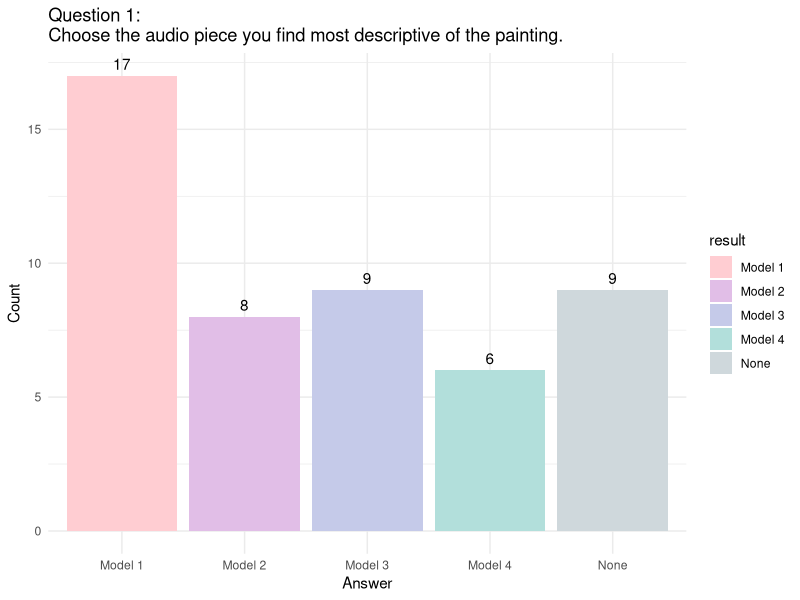
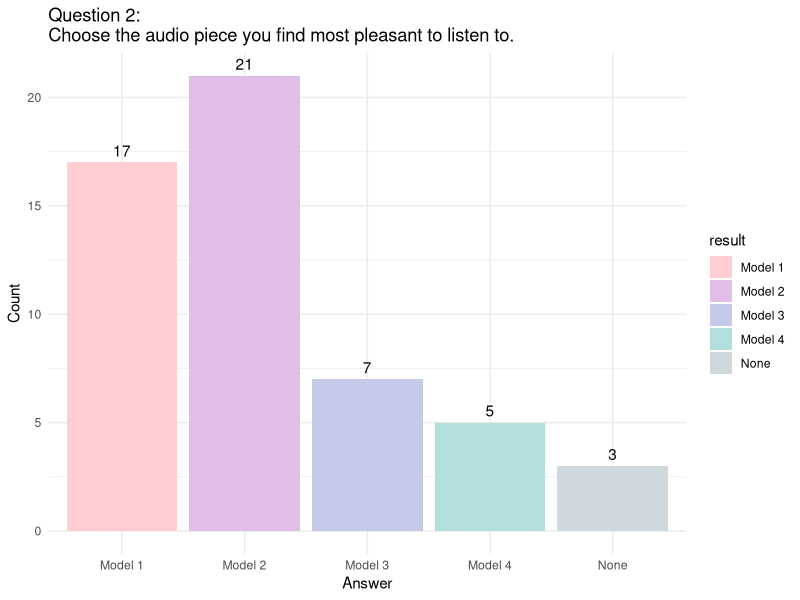
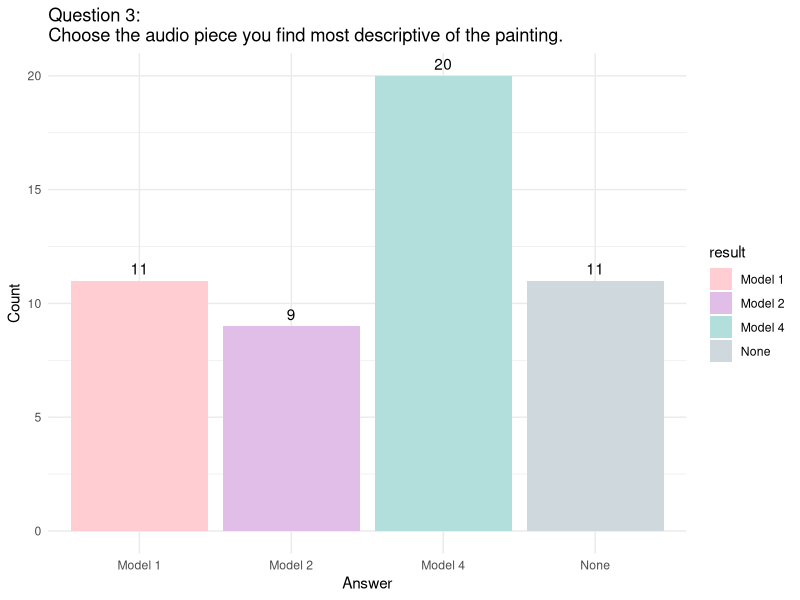

Source code (R) for these figures, in order:
# install.packages("tidyverse")
# install.packages("kableExtra")
# install.packages("xtable")
library(tidyverse)
library(xtable)

users <- read.csv("export_users_202112161232.csv")
questions <- read.csv("export_questions_202112171115.csv")
answers <- read.csv("export_answers_202112161232.csv")

names(users)[names(users) == "X_id"] <- "uId"
names(questions)[names(questions) == "X_id"] <- "qId"
names(answers)[names(answers) == "X_id"] <- "aId"

combined <- merge(answers, questions, by = "qId")
combined <- merge(combined, users, by = "cSessionId")

combined$result[combined$result == -1] <- "None"

combined$result[combined$qType %in% c(4, 5) & combined$result == 0] <- "Model 1"
combined$result[combined$qType %in% c(4, 5) & combined$result == 1] <- "Model 2"
combined$result[combined$qType %in% c(4, 5) & combined$result == 2] <- "Model 3"
combined$result[combined$qType %in% c(4, 5) & combined$result == 3] <- "Model 4"

combined$result[combined$qType == 6 & combined$result == 0] <- "Model 1"
combined$result[combined$qType == 6 & combined$result == 1] <- "Model 2"
combined$result[combined$qType == 6 & combined$result == 2] <- "Model 4"

paintings_list <- lapply(
  combined$content,
  function (x)(gsub('.{6}$', '', tail(strsplit(x, "/")[[1]], 1)))
)
combined$painting <- paintings_list

model_colors <- c(
  "Model 1" = "#ffcdd2",
  "Model 2" = "#e1bee7",
  "Model 3" = "#c5cae9",
  "Model 4" = "#b2dfdb",
  "None" = "#cfd8dc"
)

q4 <- combined[combined$qType == 4,]
q5 <- combined[combined$qType == 5,]
q6 <- combined[combined$qType == 6,]

pq4 <- ggplot(q4, aes(x = result, fill = result)) +
  geom_bar() +
  geom_text(
    aes(label = ..count..),
    stat = "count",
    vjust = -.5
  ) +
  labs(
    title = "Question 1:\nChoose the audio piece you find most descriptive of the painting.",
    x = "Answer",
    y = "Count"
  ) +
  scale_fill_manual(values = model_colors) +
  theme_minimal()

pq5 <- ggplot(q5, aes(x = result, fill = result)) +
  geom_bar() +
  geom_text(
    aes(label = ..count..),
    stat = "count",
    vjust = -.5
  ) +
  labs(
    title = "Question 2:\nChoose the audio piece you find most pleasant to listen to.",
    x = "Answer",
    y = "Count"
  ) +
  scale_fill_manual(values = model_colors) +
  theme_minimal()

pq6 <- ggplot(q6, aes(x = result, fill = result)) +
  geom_bar() +
  geom_text(
    aes(label = ..count..),
    stat = "count",
    vjust = -.5
  ) +
  labs(
    title = "Question 3:\nChoose the audio piece you find most descriptive of the painting.",
    x = "Answer",
    y = "Count"
  ) +
  scale_fill_manual(values = model_colors) +
  theme_minimal()

q4_best_model <- names(which.max(table(q4$result)))
q5_best_model <- names(which.max(table(q5$result)))
q6_best_model <- names(which.max(table(q6$result)))

q4_percentage_not_none <- (length(q4$result[q4$result != "None"]) / length(q4$result)) * 100
q5_percentage_not_none <- (length(q5$result[q5$result != "None"]) / length(q5$result)) * 100
q6_percentage_not_none <- (length(q6$result[q6$result != "None"]) / length(q6$result)) * 100

# Plots
pq4
pq5
pq6

# Table
summary_table <- data.frame(
  row.names = c("Question 1", "Question 2", "Question 3"),
  "Favorite Model" = c(q4_best_model, q5_best_model, q6_best_model),
  "percentage descriptive or pleasant" = c(q4_percentage_not_none, q5_percentage_not_none, q6_percentage_not_none)
)

xtable(
  summary_table,
  label = "tab:summary_sec_eval",
  caption = "Overview of evaluation results",
  type = "latex"
)
